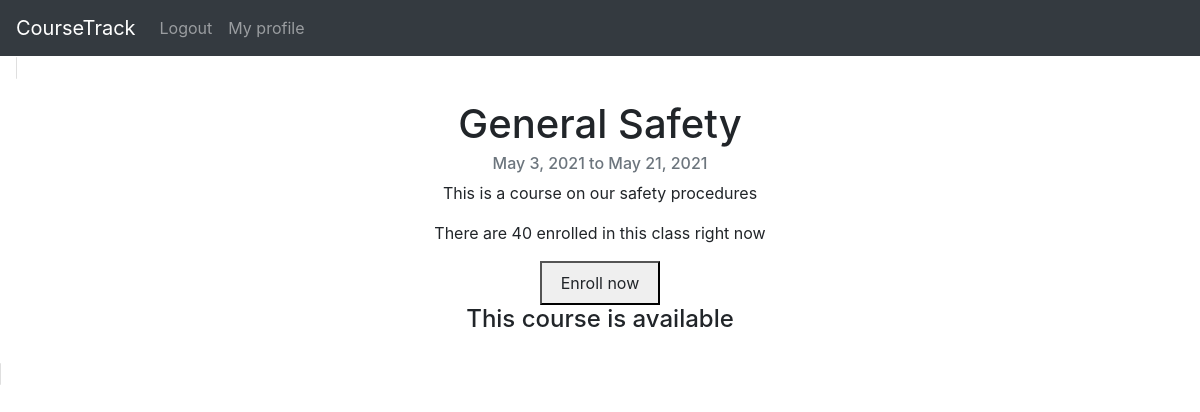
Page /course/3/ (signed in) on the committed database.
### base/models.py (models this page shows, shortened)
class course(models.Model):
    title = models.CharField(default=None, max_length=40)
    startDate = models.DateField(default=None)
    size = models.PositiveIntegerField(default=None)
    endDate = models.DateField(default=None)
    description = models.TextField(default=None, max_length=200)
    students = models.ManyToManyField(The_User, related_name='courses_completed', blank=True, null=True)
    available = models.BooleanField(default=True)

### base/views.py (the view)
# urls.py: path('course/<int:pk>/', CourseDetailView.as_view(), name='course_detail'),
class CourseDetailView(LoginRequiredMixin, DetailView):
    model = course
    template_name = "course_detail.html"
    context_object_name = "course"

### base/templates/course_detail.html (shortened to what this page needs)
{% extends 'base.html' %}
{% block content %}
<div class="card" style="display: inline; width: 40rem; margin: 1rem 1rem 1rem 1rem; text-align: center;">
  <div class="card-body">
    <h1 class="card-title">{{ course.title }}</h1>
    <h6 class="card-subtitle mb-2 text-muted">
      {{ course.startDate }} to {{ course.endDate }}
    </h6>
    <p class="card-text">{{ course.description }}</p>
    <p class="card-text">There are {{ course.size }} enrolled in this class right now</p>
    {% if course.available and not course in request.user.courses_completed.all %}
    <button><a
      class="btn"
      href="{% url 'change-course' 'subscribe' course.id %}"
      class="card-link"
      >Enroll now</a
    ></button>
    <h4>This course is available</h4>
    {% endif %}
  </div>
</div>
{% endblock content %}

### rows in the picture
course: title "General Safety", startDate "May 3, 2021", endDate "May 21, 2021", description "This is a course on our safety procedures", size "40"
